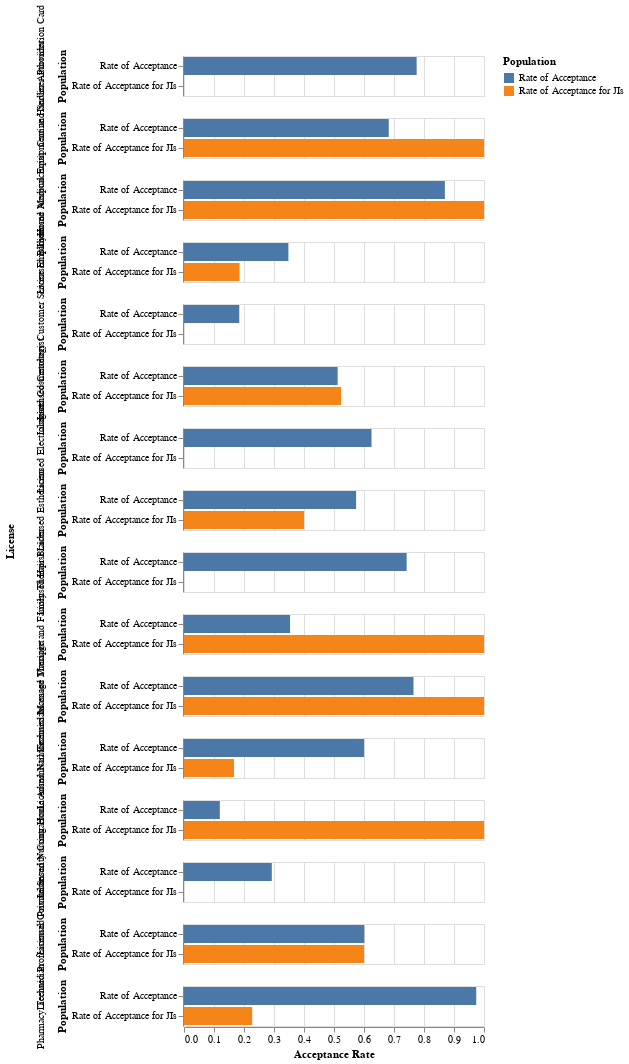

Notebook code for this chart:
### Code cell
alt.Chart(licenses).mark_bar().encode(
    x="Acceptance Rate:Q",
    y="Population:N",
    color="Population:N",
    row=alt.Row("License")
).transform_fold(as_=['Population', 'Acceptance Rate'], fold=["Rate of Acceptance for JIs", "Rate of Acceptance"]).display()

### Figure 1 — Vega-Lite specification as saved in the notebook (floating-point values rounded to 4 significant figures)
{"config": {"view": {"continuousWidth": 300, "continuousHeight": 300}}, "data": {"name": "data-e607ad3656590c761ea90bd3618b0002"}, "mark": {"type": "bar"}, "encoding": {"color": {"field": "Population", "type": "nominal"}, "row": {"field": "License", "type": "nominal"}, "x": {"field": "Acceptance Rate", "type": "quantitative"}, "y": {"field": "Population", "type": "nominal"}}, "transform": [{"fold": ["Rate of Acceptance for JIs", "Rate of Acceptance"], "as": ["Population", "Acceptance Rate"]}], "$schema": "https://vega.github.io/schema/vega-lite/v5.20.1.json", "datasets": {"data-e607ad3656590c761ea90bd3618b0002": [{"Unnamed: 0": 1, "License": "Licensed Acupuncturist", "Applicants": 46, "JI Applicants": 1, "Granted": 40, "Granted to JIs": 1, "Denied": 0, "Denied due to Conviction": 0, "Granted a License on Probation": 0, "Licensees Granted Expungement": 0, "Rate of Acceptance for JIs": 1.0, "Rate of Acceptance": 0.8696}, {"Unnamed: 0": 2, "License": "Licensed Barber", "Applicants": 408, "JI Applicants": 27, "Granted": 142, "Granted to JIs": 5, "Denied": 2, "Denied due to Conviction": 0, "Granted a License on Probation": 2, "Licensees Granted Expungement": 0, "Rate of Acceptance for JIs": 0.1852, "Rate of Acceptance": 0.348}, {"Unnamed: 0": 3, "License": "Licensed Cosmetologist", "Applicants": 2474, "JI Applicants": 21, "Granted": 1267, "Granted to JIs": 11, "Denied": 8, "Denied due to Conviction": 0, "Granted a License on Probation": 1, "Licensees Granted Expungement": 0, "Rate of Acceptance for JIs": 0.5238, "Rate of Acceptance": 0.5121}, {"Unnamed: 0": 4, "License": "Licensed Esthetician", "Applicants": 1602, "JI Applicants": 15, "Granted": 919, "Granted to JIs": 6, "Denied": 0, "Denied due to Conviction": 0, "Granted a License on Probation": 0, "Licensees Granted Expungement": 0, "Rate of Acceptance for JIs": 0.4, "Rate of Acceptance": 0.5737}, {"Unnamed: 0": 5, "License": "Licensed Hair Braider", "Applicants": 159, "JI Applicants": 0, "Granted": 118, "Granted to JIs": 0, "Denied": 0, "Denied due to Conviction": 0, "Granted a License on Probation": 0, "Licensees Granted Expungement": 0, "Rate of Acceptance for JIs": null, "Rate of Acceptance": 0.7421}, {"Unnamed: 0": 6, "License": "Licensed Nail Technician", "Applicants": 873, "JI Applicants": 6, "Granted": 524, "Granted to JIs": 1, "Denied": 5, "Denied due to Conviction": 0, "Granted a License on Probation": 0, "Licensees Granted Expungement": 0, "Rate of Acceptance for JIs": 0.1667, "Rate of Acceptance": 0.6002}, {"Unnamed: 0": 7, "License": "Canine Handler Authorization Card", "Applicants": 49, "JI Applicants": 1, "Granted": 38, "Granted to JIs": 0, "Denied": 0, "Denied due to Conviction": 0, "Granted a License on Probation": 0, "Licensees Granted Expungement": 0, "Rate of Acceptance for JIs": 0.0, "Rate of Acceptance": 0.7755}, {"Unnamed: 0": 8, "License": "Licensed Cemetery Customer Service Employee", "Applicants": 76, "JI Applicants": 2, "Granted": 14, "Granted to JIs": 0, "Denied": 0, "Denied due to Conviction": 0, "Granted a License on Probation": 0, "Licensees Granted Expungement": 0, "Rate of Acceptance for JIs": 0.0, "Rate of Acceptance": 0.1842}, {"Unnamed: 0": 9, "License": "Licensed Electrologist", "Applicants": 8, "JI Applicants": 0, "Granted": 5, "Granted to JIs": 0, "Denied": 0, "Denied due to Conviction": 0, "Granted a License on Probation": 0, "Licensees Granted Expungement": 0, "Rate of Acceptance for JIs": null, "Rate of Acceptance": 0.625}, {"Unnamed: 0": 10, "License": "Home Medical Equipment and Services Provider", "Applicants": 126, "JI Applicants": 5, "Granted": 86, "Granted to JIs": 5, "Denied": 0, "Denied due to Conviction": 0, "Granted a License on Probation": 0, "Licensees Granted Expungement": 0, "Rate of Acceptance for JIs": 1.0, "Rate of Acceptance": 0.6825}, {"Unnamed: 0": 11, "License": "Licensed Marriage and Family Therapist", "Applicants": 99, "JI Applicants": 1, "Granted": 35, "Granted to JIs": 1, "Denied": 0, "Denied due to Conviction": 0, "Granted a License on Probation": 0, "Licensees Granted Expungement": 0, "Rate of Acceptance for JIs": 1.0, "Rate of Acceptance": 0.3535}, {"Unnamed: 0": 12, "License": "Licensed Massage Therapist", "Applicants": 498, "JI Applicants": 2, "Granted": 381, "Granted to JIs": 2, "Denied": 0, "Denied due to Conviction": 0, "Granted a License on Probation": 1, "Licensees Granted Expungement": 0, "Rate of Acceptance for JIs": 1.0, "Rate of Acceptance": 0.7651}, {"Unnamed: 0": 13, "License": "Licensed Nursing Home Administrator", "Applicants": 134, "JI Applicants": 1, "Granted": 16, "Granted to JIs": 1, "Denied": 0, "Denied due to Conviction": 0, "Granted a License on Probation": 0, "Licensees Granted Expungement": 0, "Rate of Acceptance for JIs": 1.0, "Rate of Acceptance": 0.1194}, {"Unnamed: 0": 14, "License": "Pharmacy Technician", "Applicants": 10881, "JI Applicants": 22, "Granted": 10600, "Granted to JIs": 5, "Denied": 1, "Denied due to Conviction": 0, "Granted a License on Probation": 0, "Licensees Granted Expungement": 0, "Rate of Acceptance for JIs": 0.2273, "Rate of Acceptance": 0.9742}, {"Unnamed: 0": 15, "License": "Licensed Professional Counselor", "Applicants": 1168, "JI Applicants": 5, "Granted": 702, "Granted to JIs": 3, "Denied": 0, "Denied due to Conviction": 0, "Granted a License on Probation": 0, "Licensees Granted Expungement": 0, "Rate of Acceptance for JIs": 0.6, "Rate of Acceptance": 0.601}, {"Unnamed: 0": 16, "License": "Licensed Private Security Contractor", "Applicants": 41, "JI Applicants": 0, "Granted": 12, "Granted to JIs": 0, "Denied": 0, "Denied due to Conviction": 0, "Granted a License on Probation": 0, "Licensees Granted Expungement": 0, "Rate of Acceptance for JIs": null, "Rate of Acceptance": 0.2927}]}}
